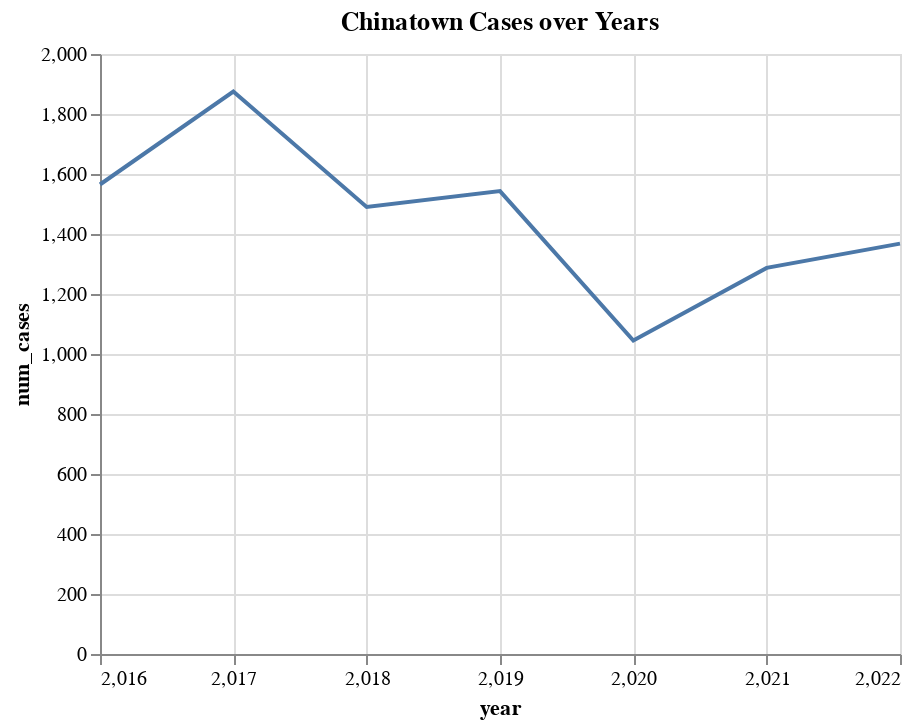

The code cell stored with this chart in its notebook:
### Code cell
alt.Chart(crime_03X_num).mark_line().encode(
    x=alt.X("year", axis=alt.Axis(tickMinStep=1)),
    y="num_cases:Q"
).properties(
    title="Chinatown Cases over Years"
)

### Figure 1 — Vega-Lite specification as saved in the notebook (floating-point values rounded to 4 significant figures)
{"config": {"view": {"continuousWidth": 400, "continuousHeight": 300}}, "data": {"name": "data-744eacf159a35ac2ce5ca61891386d1c"}, "mark": "line", "encoding": {"x": {"type": "quantitative", "axis": {"tickMinStep": 1}, "field": "year"}, "y": {"type": "quantitative", "field": "num_cases"}}, "title": "Chinatown Cases over Years", "$schema": "https://vega.github.io/schema/vega-lite/v4.8.1.json", "datasets": {"data-744eacf159a35ac2ce5ca61891386d1c": [{"year": 2016, "num_cases": 1565}, {"year": 2017, "num_cases": 1875}, {"year": 2018, "num_cases": 1490}, {"year": 2019, "num_cases": 1543}, {"year": 2020, "num_cases": 1045}, {"year": 2021, "num_cases": 1287}, {"year": 2022, "num_cases": 1368}]}}
